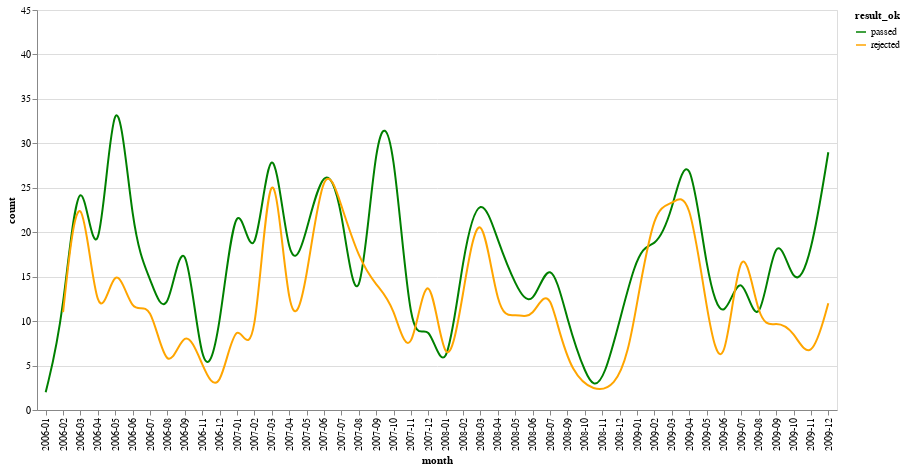

Source (notebook cell):
### Code cell
d = pd.DataFrame(laws.groupby(['month', 'result_ok']).size()).reset_index()
d = d.rename(columns={0: 'count'})

# Chart
nearest = alt.selection(type='single', nearest=True, on='mouseover',
                        fields=['month'], empty='none')
line = alt.Chart().mark_line(interpolate='basis').encode(
    x='month:O',
    y='count:Q',
    color=alt.Color('result_ok:N', 
                    scale=alt.Scale(domain=['passed', 'rejected'], 
                                    range=['green', 'orange'])))

alt.layer(line, data=d, width=800, height=400)

### Figure 1 — Vega-Lite specification as saved in the notebook (floating-point values rounded to 4 significant figures)
{"$schema": "https://vega.github.io/schema/vega-lite/v2.6.0.json", "config": {"view": {"height": 300, "width": 400}}, "data": {"name": "data-a2a1d2f77b4f75af9a424b112e576423"}, "datasets": {"data-a2a1d2f77b4f75af9a424b112e576423": [{"count": 2, "month": "2006-01", "result_ok": "passed"}, {"count": 10, "month": "2006-02", "result_ok": "passed"}, {"count": 11, "month": "2006-02", "result_ok": "rejected"}, {"count": 31, "month": "2006-03", "result_ok": "passed"}, {"count": 29, "month": "2006-03", "result_ok": "rejected"}, {"count": 11, "month": "2006-04", "result_ok": "passed"}, {"count": 7, "month": "2006-04", "result_ok": "rejected"}, {"count": 42, "month": "2006-05", "result_ok": "passed"}, {"count": 18, "month": "2006-05", "result_ok": "rejected"}, {"count": 19, "month": "2006-06", "result_ok": "passed"}, {"count": 10, "month": "2006-06", "result_ok": "rejected"}, {"count": 15, "month": "2006-07", "result_ok": "passed"}, {"count": 13, "month": "2006-07", "result_ok": "rejected"}, {"count": 9, "month": "2006-08", "result_ok": "passed"}, {"count": 3, "month": "2006-08", "result_ok": "rejected"}, {"count": 23, "month": "2006-09", "result_ok": "passed"}, {"count": 10, "month": "2006-09", "result_ok": "rejected"}, {"count": 2, "month": "2006-11", "result_ok": "passed"}, {"count": 5, "month": "2006-11", "result_ok": "rejected"}, {"count": 8, "month": "2006-12", "result_ok": "passed"}, {"count": 1, "month": "2006-12", "result_ok": "rejected"}, {"count": 27, "month": "2007-01", "result_ok": "passed"}, {"count": 12, "month": "2007-01", "result_ok": "rejected"}, {"count": 13, "month": "2007-02", "result_ok": "passed"}, {"count": 3, "month": "2007-02", "result_ok": "rejected"}, {"count": 35, "month": "2007-03", "result_ok": "passed"}, {"count": 35, "month": "2007-03", "result_ok": "rejected"}, {"count": 1, "month": "2007-03", "result_ok": "undefinied"}, {"count": 14, "month": "2007-04", "result_ok": "passed"}, {"count": 7, "month": "2007-04", "result_ok": "rejected"}, {"count": 20, "month": "2007-05", "result_ok": "passed"}, {"count": 14, "month": "2007-05", "result_ok": "rejected"}, {"count": 28, "month": "2007-06", "result_ok": "passed"}, {"count": 29, "month": "2007-06", "result_ok": "rejected"}, {"count": 24, "month": "2007-07", "result_ok": "passed"}, {"count": 23, "month": "2007-07", "result_ok": "rejected"}, {"count": 1, "month": "2007-07", "result_ok": "undefinied"}, {"count": 7, "month": "2007-08", "result_ok": "passed"}, {"count": 17, "month": "2007-08", "result_ok": "rejected"}, {"count": 33, "month": "2007-09", "result_ok": "passed"}, {"count": 14, "month": "2007-09", "result_ok": "rejected"}, {"count": 32, "month": "2007-10", "result_ok": "passed"}, {"count": 12, "month": "2007-10", "result_ok": "rejected"}, {"count": 6, "month": "2007-11", "result_ok": "passed"}, {"count": 4, "month": "2007-11", "result_ok": "rejected"}, {"count": 1, "month": "2007-11", "result_ok": "undefinied"}, {"count": 11, "month": "2007-12", "result_ok": "passed"}, {"count": 19, "month": "2007-12", "result_ok": "rejected"}, {"count": 2, "month": "2008-01", "result_ok": "passed"}, {"count": 2, "month": "2008-01", "result_ok": "rejected"}, {"count": 18, "month": "2008-02", "result_ok": "passed"}, {"count": 13, "month": "2008-02", "result_ok": "rejected"}, {"count": 25, "month": "2008-03", "result_ok": "passed"}, {"count": 25, "month": "2008-03", "result_ok": "rejected"}, {"count": 19, "month": "2008-04", "result_ok": "passed"}, {"count": 10, "month": "2008-04", "result_ok": "rejected"}, {"count": 14, "month": "2008-05", "result_ok": "passed"}, {"count": 11, "month": "2008-05", "result_ok": "rejected"}, {"count": 1, "month": "2008-05", "result_ok": "undefinied"}, {"count": 11, "month": "2008-06", "result_ok": "passed"}, {"count": 10, "month": "2008-06", "result_ok": "rejected"}, {"count": 1, "month": "2008-06", "result_ok": "undefinied"}, {"count": 18, "month": "2008-07", "result_ok": "passed"}, {"count": 15, "month": "2008-07", "result_ok": "rejected"}, {"count": 1, "month": "2008-07", "result_ok": "undefinied"}, {"count": 10, "month": "2008-09", "result_ok": "passed"}, {"count": 3, "month": "2008-09", "result_ok": "rejected"}, {"count": 4, "month": "2008-10", "result_ok": "passed"}, {"count": 1, "month": "2008-11", "result_ok": "passed"}, {"count": 1, "month": "2008-12", "result_ok": "rejected"}, {"count": 19, "month": "2009-01", "result_ok": "passed"}, {"count": 12, "month": "2009-01", "result_ok": "rejected"}, {"count": 18, "month": "2009-02", "result_ok": "passed"}, {"count": 23, "month": "2009-02", "result_ok": "rejected"}, {"count": 1, "month": "2009-02", "result_ok": "undefinied"}, {"count": 22, "month": "2009-03", "result_ok": "passed"}, {"count": 23, "month": "2009-03", "result_ok": "rejected"}, {"count": 31, "month": "2009-04", "result_ok": "passed"}, {"count": 25, "month": "2009-04", "result_ok": "rejected"}, {"count": 1, "month": "2009-04", "result_ok": "undefinied"}, {"count": 15, "month": "2009-05", "result_ok": "passed"}, {"count": 11, "month": "2009-05", "result_ok": "rejected"}, {"count": 1, "month": "2009-05", "result_ok": "undefinied"}, {"count": 9, "month": "2009-06", "result_ok": "passed"}, {"count": 2, "month": "2009-06", "result_ok": "rejected"}, {"count": 1, "month": "2009-06", "result_ok": "undefinied"}, {"count": 17, "month": "2009-07", "result_ok": "passed"}, {"count": 22, "month": "2009-07", "result_ok": "rejected"}, {"count": 1, "month": "2009-07", "result_ok": "undefinied"}, {"count": 7, "month": "2009-08", "result_ok": "passed"}, {"count": 9, "month": "2009-08", "result_ok": "rejected"}, {"count": 22, "month": "2009-09", "result_ok": "passed"}, {"count": 10, "month": "2009-09", "result_ok": "rejected"}, {"count": 1, "month": "2009-09", "result_ok": "undefinied"}, {"count": 13, "month": "2009-10", "result_ok": "passed"}, {"count": 9, "month": "2009-10", "result_ok": "rejected"}, {"count": 6, "month": "2009-10", "result_ok": "undefinied"}, {"count": 17, "month": "2009-11", "result_ok": "passed"}, {"count": 5, "month": "2009-11", "result_ok": "rejected"}, {"count": 29, "month": "2009-12", "result_ok": "passed"}, {"count": 12, "month": "2009-12", "result_ok": "rejected"}, {"count": 3, "month": "2009-12", "result_ok": "undefinied"}]}, "height": 400, "layer": [{"encoding": {"color": {"field": "result_ok", "scale": {"domain": ["passed", "rejected"], "range": ["green", "orange"]}, "type": "nominal"}, "x": {"field": "month", "type": "ordinal"}, "y": {"field": "count", "type": "quantitative"}}, "mark": {"interpolate": "basis", "type": "line"}}], "width": 800}
